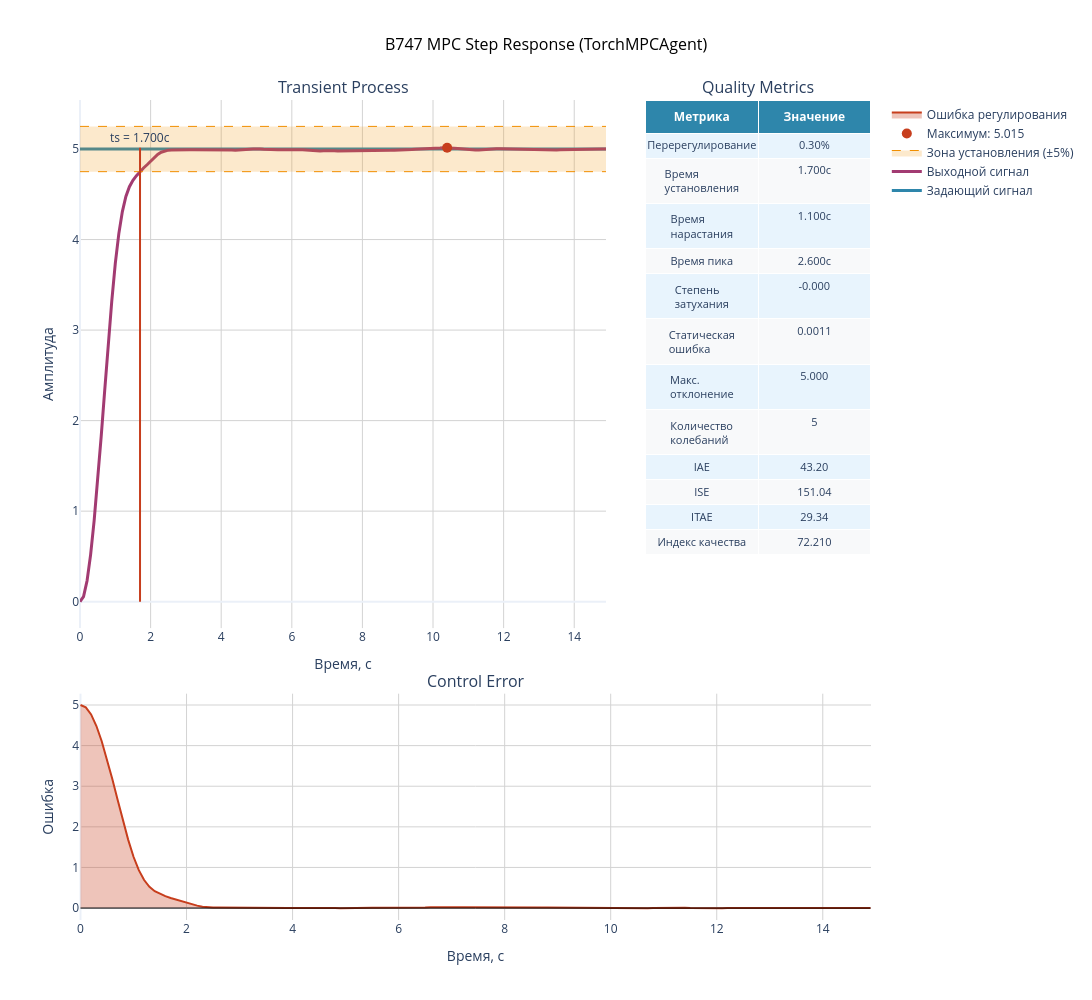

The code cell stored with this chart in its notebook:
### Code cell
# 📈 Результаты: графики + step metrics + ControlBenchmark

hist_theta_deg = np.asarray(hist_theta_deg, dtype=np.float32)
hist_ref_deg = np.asarray(hist_ref_deg, dtype=np.float32)
hist_u_deg = np.asarray(hist_u_deg, dtype=np.float32)

t_plot = np.arange(hist_theta_deg.size, dtype=np.float32) * float(DT)

fig, axes = plt.subplots(2, 1, figsize=(12, 6), sharex=True)
axes[0].plot(t_plot, hist_ref_deg, label="theta_ref (deg)")
axes[0].plot(t_plot, hist_theta_deg, label="theta (deg)")
axes[0].set_ylabel("Pitch (deg)")
axes[0].grid(True)
axes[0].legend()

axes[1].plot(t_plot, hist_u_deg, label="elevator (deg)")
axes[1].set_xlabel("Time (s)")
axes[1].set_ylabel("u (deg)")
axes[1].grid(True)
axes[1].legend()

plt.tight_layout()
plt.show()

# --- ControlBenchmark ---
bench = ControlBenchmark()
signal_val = float(hist_ref_deg[0]) if hist_ref_deg.size else 0.0

metrics_bench = bench.becnchmarking_one_step(
    control_signal=hist_ref_deg,
    system_signal=hist_theta_deg,
    signal_val=signal_val,
    dt=float(DT),
)

print("\n" + "=" * 60)
print("📊 ControlBenchmark metrics")
print("=" * 60)
for k in sorted(metrics_bench.keys()):
    print(f"{k:>22s}: {metrics_bench[k]}")

print(
    "\n"
    + bench.generate_report(
        control_signal=hist_ref_deg,
        system_signal=hist_theta_deg,
        signal_val=signal_val,
        dt=float(DT),
        system_name="B747 TorchMPCAgent (learned dynamics)",
    )
)

SHOW_BENCHMARK_PLOT = True
if SHOW_BENCHMARK_PLOT and hist_ref_deg.size:
    ctrl_step, _ = find_step_function(hist_ref_deg, hist_theta_deg, signal_val=signal_val)
    tps_step = np.arange(ctrl_step.size, dtype=np.float32) * float(DT)
    bench.plot(
        control_signal=hist_ref_deg,
        system_signal=hist_theta_deg,
        signal_val=signal_val,
        dt=float(DT),
        tps=tps_step,
        title="B747 MPC Step Response (TorchMPCAgent)",
    )

### Figure 1 — Plotly figure (JSON) as saved in the notebook; plotly's stock layout.template omitted (floating-point values rounded to 4 significant figures; data arrays with more than 128 entries replaced by an {"elided": "..."} marker saying what was removed)
{"data": [{"hovertemplate": "Время: %{x:.3f}с<br>Амплитуда: %{y:.3f}<extra></extra>", "line": {"color": "#2E86AB", "width": 3}, "mode": "lines", "name": "Задающий сигнал", "type": "scatter", "x": {"elided": "150 float values"}, "xaxis": "x", "y": {"elided": "150 float values"}, "yaxis": "y"}, {"hovertemplate": "Время: %{x:.3f}с<br>Амплитуда: %{y:.3f}<extra></extra>", "line": {"color": "#A23B72", "width": 3}, "mode": "lines", "name": "Выходной сигнал", "type": "scatter", "x": {"elided": "150 float values"}, "xaxis": "x", "y": {"elided": "150 float values"}, "yaxis": "y"}, {"hovertemplate": "Время: %{x:.3f}с<br>Верхняя граница: %{y:.3f}<extra></extra>", "line": {"color": "#F18F01", "dash": "dash", "width": 1}, "mode": "lines", "name": "Верхняя граница (±5%)", "showlegend": false, "type": "scatter", "x": {"elided": "150 float values"}, "xaxis": "x", "y": {"elided": "150 float values"}, "yaxis": "y"}, {"fill": "tonexty", "fillcolor": "rgba(241, 143, 1, 0.2)", "hovertemplate": "Время: %{x:.3f}с<br>Нижняя граница: %{y:.3f}<extra></extra>", "line": {"color": "#F18F01", "dash": "dash", "width": 1}, "mode": "lines", "name": "Зона установления (±5%)", "type": "scatter", "x": {"elided": "150 float values"}, "xaxis": "x", "y": {"elided": "150 float values"}, "yaxis": "y"}, {"hovertemplate": "Максимум<br>Время: 10.400с<br>Значение: 5.015<br>Перерегулирование: 0.3%<extra></extra>", "marker": {"color": "#C73E1D", "size": 10, "symbol": "circle"}, "mode": "markers", "name": "Максимум: 5.015", "type": "scatter", "x": [10.4], "xaxis": "x", "y": [5.015], "yaxis": "y"}, {"cells": {"align": "center", "fill": {"color": [["#E8F4FD", "#F8F9FA", "#E8F4FD", "#F8F9FA", "#E8F4FD", "#F8F9FA", "#E8F4FD", "#F8F9FA", "#E8F4FD", "#F8F9FA", "#E8F4FD", "#F8F9FA", "#E8F4FD", "#F8F9FA", "#E8F4FD", "#F8F9FA", "#E8F4FD", "#F8F9FA", "#E8F4FD", "#F8F9FA", "#E8F4FD", "#F8F9FA", "#E8F4FD", "#F8F9FA"]]}, "font": {"size": 11}, "height": 25, "values": [["Перерегулирование", "Время установления", "Время нарастания", "Время пика", "Степень затухания", "Статическая ошибка", "Макс. отклонение", "Количество колебаний", "IAE", "ISE", "ITAE", "Индекс качества"], ["0.30%", "1.700с", "1.100с", "2.600с", "-0.000", "0.0011", "5.000", "5", "43.20", "151.04", "29.34", "72.210"]]}, "domain": {"x": [0.715, 1], "y": [0.356, 1]}, "header": {"align": "center", "fill": {"color": "#2E86AB"}, "font": {"color": "white", "size": 12}, "values": ["<b>Метрика</b>", "<b>Значение</b>"]}, "type": "table"}, {"fill": "tozeroy", "fillcolor": "rgba(199, 62, 29, 0.3)", "hovertemplate": "Время: %{x:.3f}с<br>Ошибка: %{y:.3f}<extra></extra>", "line": {"color": "#C73E1D", "width": 2}, "mode": "lines", "name": "Ошибка регулирования", "type": "scatter", "x": {"elided": "150 float values"}, "xaxis": "x2", "y": {"elided": "150 float values"}, "yaxis": "y2"}], "layout": {"annotations": [{"font": {"size": 16}, "showarrow": false, "text": "Transient Process", "x": 0.3325, "xanchor": "center", "xref": "paper", "y": 1, "yanchor": "bottom", "yref": "paper"}, {"font": {"size": 16}, "showarrow": false, "text": "Quality Metrics", "x": 0.8575, "xanchor": "center", "xref": "paper", "y": 1, "yanchor": "bottom", "yref": "paper"}, {"font": {"size": 16}, "showarrow": false, "text": "Control Error", "x": 0.5, "xanchor": "center", "xref": "paper", "y": 0.276, "yanchor": "bottom", "yref": "paper"}, {"showarrow": false, "text": "ts = 1.700с", "x": 1.7, "xref": "x", "y": 5.015, "yref": "y", "yshift": 10}], "height": 1000, "legend": {"orientation": "v", "x": 1.02, "xanchor": "left", "y": 1, "yanchor": "top"}, "shapes": [{"line": {"color": "#C73E1D", "width": 2}, "type": "line", "x0": 1.7, "x1": 1.7, "xref": "x", "y0": 0, "y1": 5.015, "yref": "y"}, {"line": {"color": "black", "dash": "solid", "width": 1}, "type": "line", "x0": 0, "x1": 14.9, "xref": "x2", "y0": 0, "y1": 0, "yref": "y2"}], "showlegend": true, "title": {"font": {"color": "black", "size": 16}, "text": "B747 MPC Step Response (TorchMPCAgent)", "x": 0.5}, "width": 1600, "xaxis": {"anchor": "y", "domain": [0, 0.665], "gridcolor": "lightgray", "gridwidth": 1, "showgrid": true, "title": {"text": "Время, с"}}, "xaxis2": {"anchor": "y2", "domain": [0, 1], "gridcolor": "lightgray", "gridwidth": 1, "showgrid": true, "title": {"text": "Время, с"}}, "yaxis": {"anchor": "x", "domain": [0.356, 1], "gridcolor": "lightgray", "gridwidth": 1, "showgrid": true, "title": {"text": "Амплитуда"}}, "yaxis2": {"anchor": "x2", "domain": [0, 0.276], "gridcolor": "lightgray", "gridwidth": 1, "showgrid": true, "title": {"text": "Ошибка"}}}}
